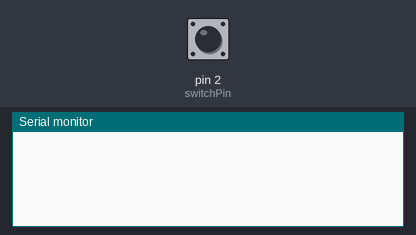
The sketch below on a simulated Arduino Uno, built with avr-gcc and run on an emulated ATmega328P. Shown: the last lines printed to the serial monitor. The test bench sets the inputs (shaded band); at power-on: pin 2 (switchPin) HIGH.

Above: at 1.2 s.
1.3 s: pin 2 (switchPin) pulled LOW for 0.15 s
At 2.6 s:
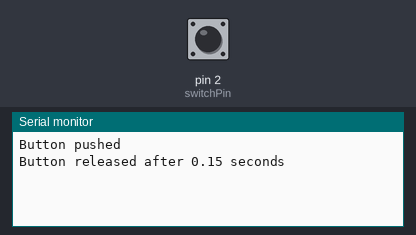
2.9 s: pin 2 (switchPin) pulled LOW for 1 s
At 3.3 s:
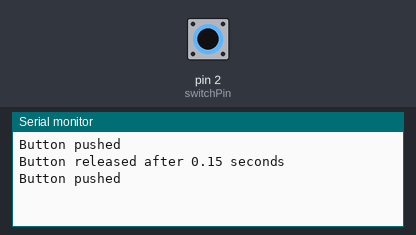
5.4 s: pin 2 (switchPin) pulled LOW for 3.2 s
At 6.4 s:
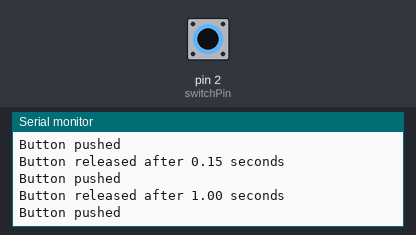

The sketch:

Stopwatch_pseudo.ino
```cpp
const int switchPin = 2; // the number of the input pin
long startTime; // store starting time here
long duration; // variable to store how long the timer has been running
float secduration; // variable to store the duration in seconds
int switchPinValue = HIGH;
void setup()
{
  pinMode(switchPin, INPUT_PULLUP);
  Serial.begin(9600); //this will allow the Uno to comunicate with the serial monitor
}

void loop()
{
switchPinValue = digitalRead(switchPin);
if (switchPinValue == LOW){
  Serial.println("Button pushed"); // this will print to the serial monitor
  startTime = millis(); // stores the number of millisceoncds since the Uno was last reset. See http://arduino.cc/en/Reference/millis
  while (1) {
    if (digitalRead(switchPin) == HIGH) {
      break;
    }
  }
  duration = millis() - startTime;
  secduration=(float)duration / (1000) ; /* convert the integer value for the time differnce into a
                                                      floating variable before calculating time lapsed in seconds keeps precision */
  Serial.print("Button released after "); // print out your results
  Serial.print(secduration);
  Serial.println(" seconds");
}
}
```

Measured:
- after the input at 1.3 s, the serial monitor: prints a new line at once (image 1)
